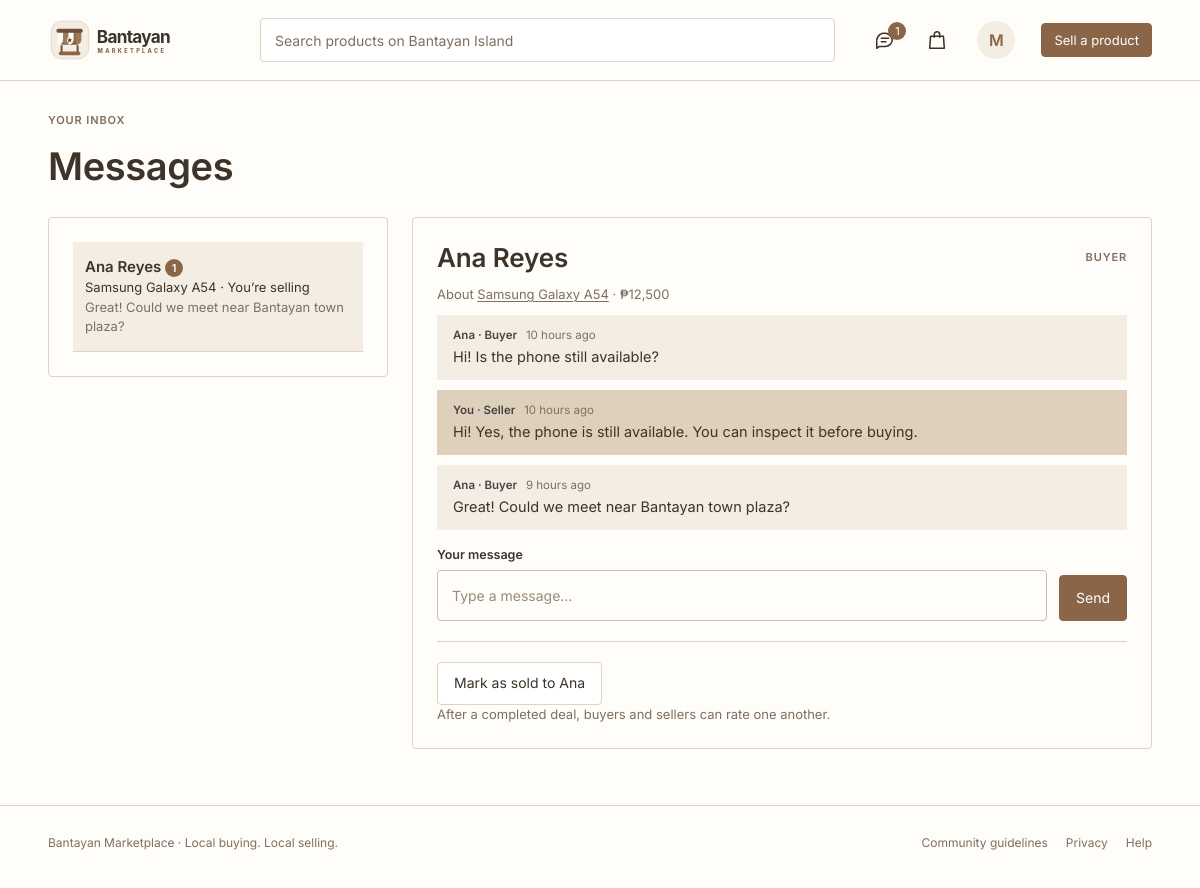
Page /messages.php?c=1 (signed in) on the committed database.
### tables this page shows
CREATE TABLE IF NOT EXISTS users (
  id                 INT UNSIGNED NOT NULL AUTO_INCREMENT,
  firstname          VARCHAR(80)  NOT NULL,
  lastname           VARCHAR(80)  NOT NULL,
  username           VARCHAR(40)  NULL,
  email              VARCHAR(190) NULL,
  phone              VARCHAR(32)  NULL,
  phone_carrier      ENUM('globe','smart') NULL,
  email_verified_at  DATETIME     NULL,
  phone_verified_at  DATETIME     NULL,
  password_hash      VARCHAR(255) NOT NULL,
  town_id            INT UNSIGNED NOT NULL,
  role               ENUM('member','admin')      NOT NULL DEFAULT 'member',
  status             ENUM('active','restricted','deactivated') NOT NULL DEFAULT 'active',
  violation_count    INT UNSIGNED NOT NULL DEFAULT 0,
  profile_pic        VARCHAR(255) NULL,
  seller_background VARCHAR(255) NULL,
  terms_accepted_at  DATETIME     NOT NULL,
  face_verified_at   DATETIME     NULL,
  last_login_at      DATETIME     NULL,
  created_at         DATETIME     NOT NULL DEFAULT CURRENT_TIMESTAMP,
  updated_at         DATETIME     NOT NULL DEFAULT CURRENT_TIMESTAMP ON UPDATE CURRENT_TIMESTAMP,
  PRIMARY KEY (id),
  UNIQUE KEY uq_users_username (username),
  UNIQUE KEY uq_users_email (email),
  UNIQUE KEY uq_users_phone (phone),
  KEY idx_users_town (town_id),
  CONSTRAINT fk_users_town FOREIGN KEY (town_id) REFERENCES towns (id)
);

CREATE TABLE IF NOT EXISTS conversations (
  id               INT UNSIGNED NOT NULL AUTO_INCREMENT,
  listing_id       INT UNSIGNED NOT NULL,
  buyer_id         INT UNSIGNED NOT NULL,
  created_at       DATETIME NOT NULL DEFAULT CURRENT_TIMESTAMP,
  last_message_at  DATETIME NULL,
  PRIMARY KEY (id),
  UNIQUE KEY uq_conversation (listing_id, buyer_id),
  KEY idx_conversations_buyer (buyer_id),
  CONSTRAINT fk_conversations_listing FOREIGN KEY (listing_id) REFERENCES listings (id),
  CONSTRAINT fk_conversations_buyer   FOREIGN KEY (buyer_id)   REFERENCES users (id)
);

CREATE TABLE IF NOT EXISTS listings (
  id               INT UNSIGNED NOT NULL AUTO_INCREMENT,
  seller_id        INT UNSIGNED NOT NULL,
  category_id      INT UNSIGNED NULL,
  town_id          INT UNSIGNED NOT NULL,
  title            VARCHAR(150) NOT NULL,
  description      TEXT         NOT NULL,
  price            DECIMAL(10,2) NOT NULL DEFAULT 0.00,
  stock            INT UNSIGNED NOT NULL DEFAULT 1,
  item_condition   ENUM('new','like_new','used') NULL,
  status           ENUM('draft','pending','changes_requested','approved','rejected','removed','sold')
                   NOT NULL DEFAULT 'draft',
  submitted_at     DATETIME NULL,
  published_at     DATETIME NULL,
  sold_at          DATETIME NULL,
  created_at       DATETIME NOT NULL DEFAULT CURRENT_TIMESTAMP,
  updated_at       DATETIME NOT NULL DEFAULT CURRENT_TIMESTAMP ON UPDATE CURRENT_TIMESTAMP,
  PRIMARY KEY (id),
  KEY idx_listings_status_published (status, published_at),
  KEY idx_listings_category (category_id, status),
  KEY idx_listings_town (town_id),
  KEY idx_listings_seller (seller_id, status),
  KEY idx_listings_price (price),
  KEY idx_listings_stock (status, stock),
  CONSTRAINT chk_listings_price CHECK (price >= 0),
  CONSTRAINT fk_listings_seller   FOREIGN KEY (seller_id)   REFERENCES users (id),
  CONSTRAINT fk_listings_category FOREIGN KEY (category_id) REFERENCES categories (id),
  CONSTRAINT fk_listings_town     FOREIGN KEY (town_id)     REFERENCES towns (id)
);

CREATE TABLE IF NOT EXISTS messages (
  id               INT UNSIGNED NOT NULL AUTO_INCREMENT,
  conversation_id  INT UNSIGNED NOT NULL,
  sender_id        INT UNSIGNED NOT NULL,
  body             VARCHAR(2000) NOT NULL,
  read_at          DATETIME NULL,
  created_at       DATETIME NOT NULL DEFAULT CURRENT_TIMESTAMP,
  PRIMARY KEY (id),
  KEY idx_messages_conversation (conversation_id, id),
  CONSTRAINT fk_messages_conversation FOREIGN KEY (conversation_id) REFERENCES conversations (id) ON DELETE CASCADE,
  CONSTRAINT fk_messages_sender       FOREIGN KEY (sender_id)       REFERENCES users (id)
);

### views/messages.php (the view, shortened to what the rows shown need)
<?php
$isSeller = $current !== null && (int) $current['seller_id'] === $uid;
$otherName = $current === null ? '' : ($isSeller ? full_name($current, 'buyer_') : full_name($current, 'seller_'));
$otherFirst = $current === null ? '' : ($isSeller ? $current['buyer_firstname'] : $current['seller_firstname']);
?>
<section class="wrap page-head">
    <h1 class="h1">Messages</h1>
</section>
<section class="wrap pad-bottom">
    <div class="inbox<?= $current ? ' has-thread' : '' ?>">
        <aside class="inbox-list panel">
            <?php foreach ($list as $c):
                $mine = (int) $c['seller_id'] === $uid;
                $name = $mine ? full_name($c, 'buyer_') : full_name($c, 'seller_');
                ?>
                <a class="inbox-item<?= $current && (int) $current['id'] === (int) $c['id'] ? ' active' : '' ?>" href="<?= e(url('messages.php?c=' . (int) $c['id'])) ?>">
                    <span class="inbox-name"><?= e($name) ?><?php if ((int) $c['unread'] > 0): ?> <span class="badge"><?= (int) $c['unread'] ?></span><?php endif; ?></span>
                    <span class="inbox-listing"><?= e($c['listing_title']) ?> · <?= $mine ? 'You’re selling' : 'You’re buying' ?></span>
                    <span class="inbox-last muted small"><?= e(excerpt((string) ($c['last_body'] ?? 'No messages yet'), 60)) ?></span>
                </a>
            <?php endforeach; ?>
        </aside>
        <div class="thread panel">
            <?php if ($current === null): ?>
                <p class="muted">Select a conversation to read it.</p>
            <?php else: ?>
                <div class="panel-head">
                    <h2 class="h2"><?= e($otherName) ?></h2>
                    <span class="eyebrow"><?= $isSeller ? 'BUYER' : 'SELLER' ?></span>
                </div>
                <p class="small muted">About <a class="link" href="<?= e(url('listing.php?id=' . (int) $current['listing_id'])) ?>"><?= e($current['listing_title']) ?></a> · <?= e(money($current['listing_price'])) ?></p>
                <?php foreach ($messages as $m): $mine = (int) $m['sender_id'] === $uid; ?>
                    <div class="bubble <?= $mine ? 'bubble-me' : 'bubble-them' ?>">
                        <span class="who"><?= $mine ? 'You · ' . ($isSeller ? 'Seller' : 'Buyer') : e($otherFirst) . ' · ' . ($isSeller ? 'Buyer' : 'Seller') ?> <span class="when"><?= e(time_ago($m['created_at'])) ?></span></span>
                        <?= nl2br(e($m['body'])) ?>
                    </div>
                <?php endforeach; ?>
                <form class="compose" method="post" action="<?= e(url('messages.php')) ?>">
                    <div class="field grow">
                        <label for="body">Your message</label>
                        <input id="body" name="body" type="text" maxlength="2000" placeholder="Type a message…" autocomplete="off" required>
                    </div>
                    <button class="btn btn-primary" type="submit">Send</button>
                </form>
                <hr class="rule">
                <?php if ($deal !== null): ?>
                    <div class="done-box">
                        <p><strong>Transaction recorded</strong> · <?= e(date_pretty($deal['completed_at'])) ?></p>
                        <?php if ($myReview !== null): ?>
                            <p class="muted">You rated <?= e($otherFirst) ?> <span class="stars"><?= e(stars($myReview['rating'])) ?></span><?= $myReview['comment'] ? ' · “' . e($myReview['comment']) . '”' : '' ?></p>
                        <?php else: ?>
                            <form method="post" action="<?= e(url('messages.php')) ?>" class="form">
                                <?= csrf_field() ?>
                                <input type="hidden" name="action" value="review">
                                <input type="hidden" name="deal_id" value="<?= (int) $deal['id'] ?>">
                                <input type="hidden" name="return" value="<?= e('messages.php?c=' . (int) $current['id']) ?>">
                                <div class="field">
                                    <label for="rating">Rate <?= e($otherFirst) ?></label>
                                    <select id="rating" name="rating" required>
                                        <option value="">Choose a rating</option>
                                        <?php for ($i = 5; $i >= 1; $i--): ?><option value="<?= $i ?>"><?= $i ?> — <?= e(stars($i)) ?></option><?php endfor; ?>
                                    </select>
                                </div>
                                <div class="field">
                                    <label for="comment">Comment (optional)</label>
                                    <input id="comment" name="comment" maxlength="500" placeholder="How was the deal?">
                                </div>
                                <button class="btn btn-primary" type="submit" data-confirm-click="Submit this rating? You can only rate this transaction once.">Submit rating</button>
                            </form>
                        <?php endif; ?>
                    </div>
                <?php elseif ($isSeller && $current['listing_status'] === 'approved' && !$hasPurchase): ?>
                    <form method="post" action="<?= e(url('messages.php')) ?>" data-confirm="Mark “<?= e($current['listing_title']) ?>” as sold to <?= e($otherName) ?>? This closes the listing.">
                        <button class="btn" type="submit">Mark as sold to <?= e($otherFirst) ?></button>
                        <p class="small muted">After a completed deal, buyers and sellers can rate one another.</p>
                    </form>
                <?php elseif ($current['listing_status'] === 'sold'): ?>
                    <p class="small muted">This item was sold to someone else.</p>
                <?php endif; ?>
            <?php endif; ?>
        </div>
    </div>
</section>

### views/partials/site-header.php (shortened to what the rows shown need)
<?php
$mh = $layout['mobile_header'];
?>
<header class="site-header<?= $mh ? ' has-appbar' : '' ?>">
    <div class="wrap header-row">
        <nav class="header-nav" aria-label="Account">
            <?php if ($me): ?>
                <a class="header-icon-link hide-mobile" href="<?= e(url('messages.php')) ?>" aria-label="Messages<?= $unread > 0 ? ' (' . (int) $unread . ' unread)' : '' ?>" title="Messages">
                    <svg viewBox="0 0 24 24" aria-hidden="true" focusable="false">
                        <path d="M20 11.5a7.5 7.5 0 0 1-7.5 7.5H6l-3 2v-6a7.5 7.5 0 1 1 17-3.5Z"></path>
                        <path d="M8 10h8M8 14h5"></path>
                    </svg>
                    <?php if ($unread > 0): ?><span class="badge"><?= (int) $unread ?></span><?php endif; ?>
                </a>
                <div class="profile-menu">
                    <button
                        class="profile-menu-trigger"
                        type="button"
                        aria-label="Open profile menu"
                        aria-haspopup="true"
                        aria-expanded="false"
                        aria-controls="header-profile-menu"
                        data-profile-menu-button
                    >
                        <span class="profile-menu-avatar">
                            <?php if (!empty($me['profile_pic'])): ?>
                                <img src="<?= e(url((string) $me['profile_pic'])) ?>" alt="">
                            <?php else: ?>
                                <?= e(mb_strtoupper(mb_substr((string) ($me['firstname'] ?? ''), 0, 1))) ?>
                            <?php endif; ?>
                        </span>
                    </button>
                </div>
            <?php else: ?>
                <a class="nav-link" href="<?= e(url('login.php')) ?>">Sign in<span class="hide-mobile"> / Register</span></a>
                <a class="btn btn-primary btn-sm hide-mobile" href="<?= e(url('sell.php')) ?>">Sell a product</a>
            <?php endif; ?>
        </nav>
    </div>
</header>

### rows in the picture
users: id "1", firstname "M"
conversations: listing.lastname "Ana Reyes", unread "1", listing.title "Samsung Galaxy A54", last_body "Great! Could we meet near Bantayan town plaza?", listing.price "₱12,500", buyer.firstname "Ana"
messages: sender.firstname "Ana", shows "Buyer", created_at "10 hours ago", body "Hi! Is the phone still available?"
messages: shows "You ·", shows "Seller", created_at "10 hours ago", body "Hi! Yes, the phone is still available. You can inspect it before buying."
messages: sender.firstname "Ana", shows "Buyer", created_at "9 hours ago", body "Great! Could we meet near Bantayan town plaza?"

### other values in the picture
$text "Bantayan Marketplace · Local buying. Local selling."
$label "Community guidelines"
$label "Privacy"
$label "Help"
